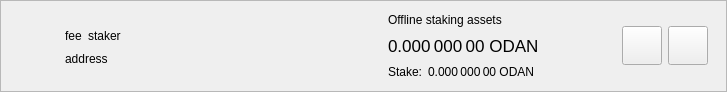
<?xml version="1.0" encoding="UTF-8"?>
<ui version="4.0">
 <class>DelegationItemWidget</class>
 <widget class="QWidget" name="DelegationItemWidget">
  <property name="geometry">
   <rect>
    <x>0</x>
    <y>0</y>
    <width>727</width>
    <height>92</height>
   </rect>
  </property>
  <property name="sizePolicy">
   <sizepolicy hsizetype="Preferred" vsizetype="Maximum">
    <horstretch>0</horstretch>
    <verstretch>0</verstretch>
   </sizepolicy>
  </property>
  <property name="windowTitle">
   <string>Form</string>
  </property>
  <layout class="QVBoxLayout" name="verticalLayout_2">
   <property name="spacing">
    <number>0</number>
   </property>
   <property name="leftMargin">
    <number>0</number>
   </property>
   <property name="topMargin">
    <number>0</number>
   </property>
   <property name="rightMargin">
    <number>0</number>
   </property>
   <property name="bottomMargin">
    <number>0</number>
   </property>
   <item>
    <widget class="QFrame" name="delegationItemFrame">
     <property name="frameShape">
      <enum>QFrame::StyledPanel</enum>
     </property>
     <property name="frameShadow">
      <enum>QFrame::Raised</enum>
     </property>
     <layout class="QHBoxLayout" name="horizontalLayout">
      <property name="topMargin">
       <number>0</number>
      </property>
      <property name="bottomMargin">
       <number>0</number>
      </property>
      <item>
       <widget class="QLabel" name="delegationLogo">
        <property name="sizePolicy">
         <sizepolicy hsizetype="Fixed" vsizetype="Fixed">
          <horstretch>0</horstretch>
          <verstretch>0</verstretch>
         </sizepolicy>
        </property>
        <property name="minimumSize">
         <size>
          <width>40</width>
          <height>40</height>
         </size>
        </property>
        <property name="alignment">
         <set>Qt::AlignCenter</set>
        </property>
       </widget>
      </item>
      <item>
       <widget class="QStackedWidget" name="stackedWidget">
        <property name="currentIndex">
         <number>0</number>
        </property>
        <widget class="QWidget" name="page">
         <layout class="QHBoxLayout" name="horizontalLayout_4">
          <item>
           <layout class="QHBoxLayout" name="horizontalLayout_3">
            <item>
             <layout class="QVBoxLayout" name="verticalLayout">
              <property name="rightMargin">
               <number>15</number>
              </property>
              <item>
               <spacer name="verticalSpacer_2">
                <property name="orientation">
                 <enum>Qt::Vertical</enum>
                </property>
                <property name="sizeHint" stdset="0">
                 <size>
                  <width>20</width>
                  <height>0</height>
                 </size>
                </property>
               </spacer>
              </item>
              <item alignment="Qt::AlignLeft">
               <widget class="QWidget" name="widgetDelegation" native="true">
                <property name="minimumSize">
                 <size>
                  <width>280</width>
                  <height>0</height>
                 </size>
                </property>
                <layout class="QHBoxLayout" name="horizontalLayout_2" stretch="0,0,1">
                 <property name="leftMargin">
                  <number>0</number>
                 </property>
                 <property name="topMargin">
                  <number>0</number>
                 </property>
                 <property name="rightMargin">
                  <number>0</number>
                 </property>
                 <property name="bottomMargin">
                  <number>0</number>
                 </property>
                 <item alignment="Qt::AlignLeft">
                  <widget class="QLabel" name="labelFee">
                   <property name="text">
                    <string>fee</string>
                   </property>
                   <property name="textInteractionFlags">
                    <set>Qt::LinksAccessibleByMouse|Qt::TextSelectableByMouse</set>
                   </property>
                  </widget>
                 </item>
                 <item alignment="Qt::AlignLeft">
                  <widget class="QLabel" name="labelStaker">
                   <property name="text">
                    <string>staker</string>
                   </property>
                   <property name="textInteractionFlags">
                    <set>Qt::LinksAccessibleByMouse|Qt::TextSelectableByMouse</set>
                   </property>
                  </widget>
                 </item>
                 <item>
                  <spacer name="horizontalSpacer">
                   <property name="orientation">
                    <enum>Qt::Horizontal</enum>
                   </property>
                   <property name="sizeType">
                    <enum>QSizePolicy::Minimum</enum>
                   </property>
                   <property name="sizeHint" stdset="0">
                    <size>
                     <width>0</width>
                     <height>20</height>
                    </size>
                   </property>
                  </spacer>
                 </item>
                </layout>
               </widget>
              </item>
              <item alignment="Qt::AlignLeft">
               <widget class="QLabel" name="labelAddress">
                <property name="text">
                 <string>address</string>
                </property>
                <property name="textInteractionFlags">
                 <set>Qt::LinksAccessibleByMouse|Qt::TextSelectableByMouse</set>
                </property>
               </widget>
              </item>
              <item>
               <spacer name="verticalSpacer">
                <property name="orientation">
                 <enum>Qt::Vertical</enum>
                </property>
                <property name="sizeHint" stdset="0">
                 <size>
                  <width>20</width>
                  <height>0</height>
                 </size>
                </property>
               </spacer>
              </item>
             </layout>
            </item>
            <item>
             <widget class="QWidget" name="vLineAssets" native="true">
              <property name="minimumSize">
               <size>
                <width>1</width>
                <height>0</height>
               </size>
              </property>
             </widget>
            </item>
            <item>
             <widget class="QWidget" name="widgetStakingAssets" native="true">
              <property name="sizePolicy">
               <sizepolicy hsizetype="Minimum" vsizetype="Preferred">
                <horstretch>0</horstretch>
                <verstretch>0</verstretch>
               </sizepolicy>
              </property>
              <layout class="QVBoxLayout" name="verticalLayout_3">
               <property name="leftMargin">
                <number>15</number>
               </property>
               <property name="topMargin">
                <number>0</number>
               </property>
               <property name="rightMargin">
                <number>15</number>
               </property>
               <property name="bottomMargin">
                <number>0</number>
               </property>
               <item>
                <widget class="QLabel" name="labelAssetsText">
                 <property name="text">
                  <string>Offline staking assets</string>
                 </property>
                 <property name="alignment">
                  <set>Qt::AlignLeading|Qt::AlignLeft|Qt::AlignVCenter</set>
                 </property>
                </widget>
               </item>
               <item>
                <widget class="QLabel" name="labelAssets">
                 <property name="font">
                  <font>
                   <pointsize>13</pointsize>
                  </font>
                 </property>
                 <property name="cursor">
                  <cursorShape>IBeamCursor</cursorShape>
                 </property>
                 <property name="toolTip">
                  <string>Your current spendable balance</string>
                 </property>
                 <property name="text">
                  <string notr="true">0.000 000 00 ODAN</string>
                 </property>
                 <property name="alignment">
                  <set>Qt::AlignLeading|Qt::AlignLeft|Qt::AlignVCenter</set>
                 </property>
                 <property name="textInteractionFlags">
                  <set>Qt::LinksAccessibleByMouse|Qt::TextSelectableByMouse</set>
                 </property>
                </widget>
               </item>
               <item>
                <layout class="QHBoxLayout" name="horizontalLayout_6">
                 <property name="spacing">
                  <number>6</number>
                 </property>
                 <item>
                  <widget class="QLabel" name="labelStakeText">
                   <property name="sizePolicy">
                    <sizepolicy hsizetype="Maximum" vsizetype="Preferred">
                     <horstretch>0</horstretch>
                     <verstretch>0</verstretch>
                    </sizepolicy>
                   </property>
                   <property name="text">
                    <string>Stake:</string>
                   </property>
                   <property name="alignment">
                    <set>Qt::AlignLeading|Qt::AlignLeft|Qt::AlignVCenter</set>
                   </property>
                  </widget>
                 </item>
                 <item>
                  <widget class="QLabel" name="labelStake">
                   <property name="text">
                    <string>0.000 000 00 ODAN</string>
                   </property>
                   <property name="alignment">
                    <set>Qt::AlignLeading|Qt::AlignLeft|Qt::AlignVCenter</set>
                   </property>
                   <property name="textInteractionFlags">
                    <set>Qt::LinksAccessibleByMouse|Qt::TextSelectableByMouse</set>
                   </property>
                  </widget>
                 </item>
                 <item>
                  <spacer name="horizontalSpacer_4">
                   <property name="orientation">
                    <enum>Qt::Horizontal</enum>
                   </property>
                   <property name="sizeType">
                    <enum>QSizePolicy::Minimum</enum>
                   </property>
                   <property name="sizeHint" stdset="0">
                    <size>
                     <width>0</width>
                     <height>0</height>
                    </size>
                   </property>
                  </spacer>
                 </item>
                </layout>
               </item>
              </layout>
             </widget>
            </item>
            <item>
             <spacer name="horizontalSpacer_2">
              <property name="orientation">
               <enum>Qt::Horizontal</enum>
              </property>
              <property name="sizeHint" stdset="0">
               <size>
                <width>193</width>
                <height>20</height>
               </size>
              </property>
             </spacer>
            </item>
            <item>
             <widget class="QToolButton" name="buttonSplit">
              <property name="text">
               <string/>
              </property>
              <property name="iconSize">
               <size>
                <width>32</width>
                <height>32</height>
               </size>
              </property>
             </widget>
            </item>
            <item>
             <widget class="QToolButton" name="buttonRemove">
              <property name="text">
               <string/>
              </property>
              <property name="iconSize">
               <size>
                <width>32</width>
                <height>32</height>
               </size>
              </property>
             </widget>
            </item>
           </layout>
          </item>
         </layout>
        </widget>
        <widget class="QWidget" name="page_2">
         <layout class="QHBoxLayout" name="horizontalLayout_5">
          <item>
           <widget class="QLabel" name="labelNewDelegation">
            <property name="text">
             <string>Add new delegations</string>
            </property>
           </widget>
          </item>
          <item>
           <spacer name="horizontalSpacer_3">
            <property name="orientation">
             <enum>Qt::Horizontal</enum>
            </property>
            <property name="sizeHint" stdset="0">
             <size>
              <width>408</width>
              <height>20</height>
             </size>
            </property>
           </spacer>
          </item>
          <item>
           <widget class="QToolButton" name="buttonRestore">
            <property name="text">
             <string/>
            </property>
            <property name="iconSize">
             <size>
              <width>32</width>
              <height>32</height>
             </size>
            </property>
           </widget>
          </item>
          <item>
           <widget class="QToolButton" name="buttonAdd">
            <property name="text">
             <string/>
            </property>
            <property name="iconSize">
             <size>
              <width>32</width>
              <height>32</height>
             </size>
            </property>
           </widget>
          </item>
         </layout>
        </widget>
       </widget>
      </item>
     </layout>
    </widget>
   </item>
  </layout>
 </widget>
 <resources/>
 <connections/>
</ui>
